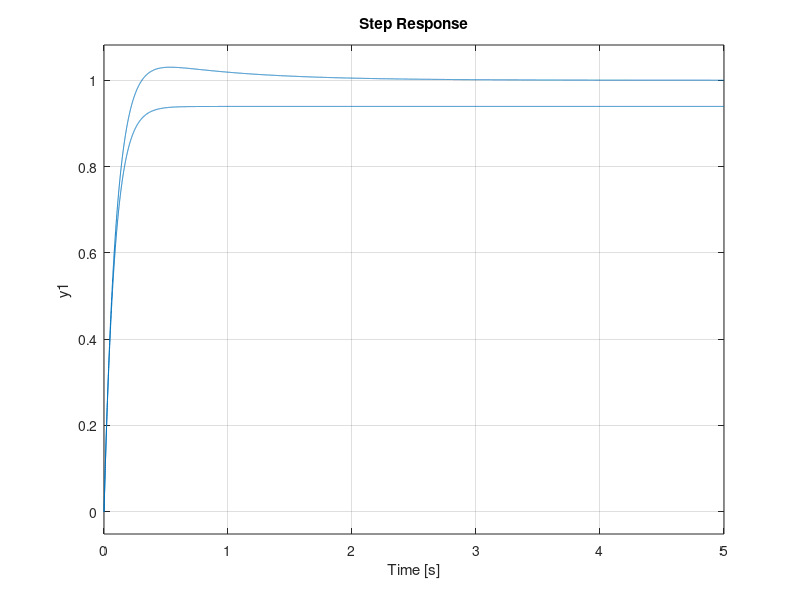

Source code (MATLAB):
% Matlab ci serve per manipolare facilmente le funzioni di trasferimento e
% calcolarne le loro principali caratteristiche (singolarita', guadagno, ecc)
% Servira' per analizzare il comportamento in frequenza dei sistemi
% tracciando diagrammi di Bode, Nyquist e Nichols della sua fdt, dove gli
% ultimi due sono rappresentazioni grafiche orientate all'analisi della
% stabilita' di un sistema retroazionato dall'uscita
% Infine ci permettera' di simulare la risposta del sistema ad un ingresso
% assegnato per verificare che le specifiche siano soddisfatte
%  ___________________________________________________________

% ESEMPIO: Simulazione di un sistema di controllo nel caso di un
% servomotore in corrente continua (vedi immagine)
% Manca il ramo di retroazione che moltiplicava Omega per Km e lo riportava
% indietro sottraendola a Va. La retroazione interna non c'e' piu' perche'
% e' stato inserito un blocco di azionamento del motore che contiene al suo
% interno una retroazione di corrente: la corrente Ia di armatura viene
% fatta passare per una resistenza nota Rs, la tensione ai suoi capi e'
% proporzionale alla corrente; il blocco di azionamento chiude un anello di
% retroazione di controllo di corrente con l'inserimento di un controllore
% di corrente.
% Se consideriamo l'azionamento come un sistema controllato notiamo che
% l'uscita Ia insegue il riferimento V(r,Ia) se il progetto di C(Ia) e' stato
% fatto in maniera adeguata. Ia rimane agganciata all'andamento di V(r,Ia)
% e il contributo della retroazione interna diventa trascurabile perche'
% diventa assimilabile a un disturbo cancellato dagli effetti del controllo
% di corrente.


% Noi come utenti abbiano a disposizione come tensione di ingresso quella
% dell'azionamento V(r,Ia) e come segnale in uscita V_omega erogata dal
% trasduttore
% -> La parte da controllare e' quella in giallo

% Primo obbiettivo: calcolo della fdt del motore (incluso anello di
% corrente) per Tc=0

% E' utile iniziare il file con clear all e close all per "pulire"
% l'ambiente di lavoro
clear variables
close all
clc

% Poiche' lavoreremo con dft, definiamo la variabile complessa s
s=tf('s');

% Assegniamo i valori numerici ai parametri del sistema (nelle appropriate
% unita' di misura) e definiamo CIa(s).
Ra=6;
L=3.24e-3;
Km=0.05335;
J=20e-6;
beta=14e-6;
KD=0.0285;
Kcond=0.67;
Rs=7.525;
A=2.925;
K=1000;
CIa=K/s;   % controllore di corrente

% Calcoliamo la fdt del sistema chiuso in retroazione (fdt tra Vr,Ia(s) e
% Ia(s), indicata come FrIa(s))
% Manualmente puo' essere calcolata come una funzione razionale fratta:
% funzioneRamoDiretto / 1-(funzione d'anello)
% Usiamo il comando  >>  feedback(fdt_ramo_diretto,fdt_retroazione)
% che ci permette di calcolare in maniera "pulita", ovvero effettuando in
% automatico eventuali cancelazioni zeri-poli
% il alternativa, se la calcolassi a mano, poi dovrei applicare
% minreal(sys) per trovare la forma minima
FrIa = feedback(CIa*A/(L*s+Ra),Rs); % con 2 argomenti assumo che la retroazione sia negativa
                                    % se fosse positiva dovrei indicare come 3^ parametro +1
% A questo punto calcoliamo la fdt complessiva
F = FrIa*Km/(J*s+beta)*KD*Kcond

% Quindi per Tc=0 lo schema a blocchi diventa:
%
%   r    _____  ydes     e    ____________    u    ______        y
%  ---->| Kr  |------>O----->| C_omega(s) |------>| F(s) |-----.--->
%       |_____|    +  | _    |____________|       |______|     |
%                     |________________________________________|
%
% con:   ydes = Vr,omega    u = Vr,Ia    y= V_omega

% Simulazione della risposta del sistema ad anello chiuso per diversi
% controllori, considero un riferimento a gradino unitario.
% Consideriamo due tipi di controllore, puramente proporzionale (P) e
% proporzionale-integrativo (PI), che tiene conto di cio' che e' successo in
% passato, mediando nel tempo il segnale d'errore
Kr=1;
Kp=0.4;
C_omega1=Kp; % guadagno proporzionale
Ki=2; % proporzionale all'integrale dell'errore
C_omega2= Kp+Ki/s;

% Calcolo le fdt in catena chiusa che ottengo nei due casi
W1=Kr*feedback(C_omega1*F,1)  % 1 perche' non ho nulla nel ramo in retroazione
W2=Kr*feedback(C_omega2*F,1)

% Applichiamo il gradino unitario con il comando step e vediamo se l'uscita
% insegue il riferimento e come evolve
step(W1,5)
hold on
step(W2,5)
hold off

% Notiamo che in entrambi i casi il sistema e' asintoticamente stabile, ma
% con C_omega=Kp l'uscita a regime converge ad un valore diverso da 1,
% quindi errore non nullo (e=0.205)
% Anche nel transitorio il comportamento e' diverso, con C_omega=Kp+Ki/s si
% ha sovraelongazione (significativa, circa 27%), tempo di assestamento
% maggiore (circa doppio) ma tempo di salita inferiore
% Questa differenza nel comportamento dipende dalla posizione dei poli delle W(s)
% Il comando >> damp(W1)   determina i poli della fdt nella forma "parte
% reale + parte immaginaria" e ne fornisce anche pulsazione naturale e
% fattore di smorzamento
damp(W1)
damp(W2)

% I poli dominanti sono: -3,41e+00 per W1 e -1,70e+00 +- 3,26e+00i per W2,
% quindi ho una coppia di poli complessi coniugati.
% La costante di tempo si determina come 1/|Re(polo)|, quindi circa 1/3 per
% W1 e circa 2/3 per W2. Gli altri poli, avendo parte reale di due ordini di
% grandezza piu' piccola, avranno anche costante di tempo di due ordini di
% grandezza piu' piccola. Le voluzione dei modi associati a questi poli si
% esaurisce prima che sia finito il transitorio del polo dominante.
% Per questo motivo W1 non presenta sovraelongazione
% W2 e' caratterizzato da una coppia di poli complessi coniugati, quindi
% presenta elongazione, che e' elevata perche' presentano un fattore di
% smorzamento basso (<< di radice(2)/2)

%%
% Facendo variare Kp, cosa cambia? (transitorio, asintotica stabilita'...)

% Caso 1:  Kp = 0.8 )

clear all
close all

s=tf('s');

Ra=6;
L=3.24e-3;
Km=0.05335;
J=20e-6;
beta=14e-6;
KD=0.0285;
Kcond=0.67;
Rs=7.525;
A=2.925;
K=1000;
CIa=K/s;

FrIa = feedback(CIa*A/(L*s+Ra),Rs);

F = FrIa*Km/(J*s+beta)*KD*Kcond

Kr=1;
Kp2=0.8;  %   -->   raddoppio, do un'azione di controllo piu' forte
C_omega1=Kp2;
Ki=2;
C_omega2= Kp2+Ki/s;

% Calcolo le fdt in catena chiusa
W1=Kr*feedback(C_omega1*F,1)
W2=Kr*feedback(C_omega2*F,1)

step(W1,5)
hold on
step(W2,5)
hold off
damp(W1)
damp(W2)

% Per W1 l'errore rimane nullo a regime, quindi il valore di Kp non
% influisce, per W2 notiamo che il valore finale e' piu' vicino a quello
% desiderato, errore e quasi dimezzato.
% Si nota che in W2 la sovraelongazione e' minore rispetto a prima e W1
% continua a non presentarla.

% W1 continua ad avere un polo reale dominante, W2 una coppia di poli
% complessi coniugati dominanti; la differenza sta nel fattore di
% smorzamento che e' diventato molto piu' grande (0.832).

%%
% Caso 2:  Kp = 1.6 )

clear all
close all

s=tf('s');

Ra=6;
L=3.24e-3;
Km=0.05335;
J=20e-6;
beta=14e-6;
KD=0.0285;
Kcond=0.67;
Rs=7.525;
A=2.925;
K=1000;
CIa=K/s;

FrIa = feedback(CIa*A/(L*s+Ra),Rs);

F = FrIa*Km/(J*s+beta)*KD*Kcond

Kr=1;
Kp3=1.6;  %   -->   raddoppio di nuovo
C_omega1=Kp3;
Ki=2;
C_omega2= Kp3+Ki/s;

% Calcolo le fdt in catena chiusa
W1=Kr*feedback(C_omega1*F,1)
W2=Kr*feedback(C_omega2*F,1)

step(W1,5)
hold on
step(W2,5)
hold off
damp(W1)
damp(W2)

% Aumentando ancora Kp speriamo di migliorare il valore dell'uscita e
% diminuire la sovraelongazione.
% Dal grafico possiamo vedere che questo funziona.
% Cambiando il valore di Kp abbiamo spostato i poli facendo diminuire il
% fattore di smorzamento

% Si "intuisce" che continuano ad aumentare Kp possiamo ulteriormente
% migliorare il valore dell'uscita e diminuire la sovraelongazione ma,
% dovendo assegnare un valore finito, non si azzerera' mai l'errore
% --> Non e' detto inoltre che si possa aumentare a piacimento Kp senza
% compromettere la stabilita' del sistema


%%
% PRECISIONE A REGIME PERMANENTE

%  Si consideri il consueto schema di controllo:
%                                                         |d
%   r    _____  ydes     e    ______    u    ______      +v      y
%  ---->| Kr  |------>O----->| C(s) |------>| F(s) |----->O----.--->
%       |_____|    +  | _    |______|       |______|    +      |
%                     |________________________________________|
%
% fdt d'anello:  Ga(s) = C(s)*F(s)
% fdt in catena chiusa:  W(s) = y(s)/r(s);  Wy(s) = y(s)/ydes(s)
%
% Supponiamo che l'asintotica stabilita' in catena chiusa sia garantita
% dall'azione del controllore, quindi ci assicura l'esistenza di un regime
% permanente.
% La precisione con cui l'uscita insegue il riferimento e' spesso oggetto
% di specifica. Le specifiche vengono di solito formulate rispetto al
% valore massimo ottenuto in regime permanente, si definisce l'errore
% e=ydes-y  per un dato segnale di riferimento.
% Le famiglie di segnali canonici di riferimento di maggiore interesse
% pratico sono costituiti dai segnali polinomiali e dai segnali sinusoidali
%       r(t) = t^k/k!  ->  r(s) = 1/s^(k+1),   k=0,1,2,...
%       r(t) = sin(omega0*t)  ->  r(s) = omega0/(s^2+omega0^2)
% ad entrambi posso applicare il fattore di scala Kr che mi permette di
% assegnare l'ampiezza desiderata e definire cosi' l'effettiva y desiderata
%
% Usiamo segnali di riferimento polinomiali perche' sono lo strumento
% matematico piu' semplice per definire i principali tipi di comportamento
% che ci aspettiamo di ottenere sul sistema

% ES) k=0, r(t)= epsilon(t) -> ydes(t)=Kr*epsilon(t)
%       L'uscita desiderata e' un gradino di ampiezza Kr
%       Per un sistema meccanico con uscita in posizione corrisponde ad
%       imporre posizione desiderata pari a Kr
%     K=1,  r(t)=t -> ydes(t)=Kr*t
%       L'uscita desiderata e' una rampa di coefficiente angolare Kr.
%       Per un sistema meccanico con uscita in posizione corrisponde ad
%       imporre velocita' dsiderata costante paria  Kr
%     K=2,  r(t)=0.5t^2 -> ydes(t)=0.5Kr*t^2
%       L'uscita desiderata e' un arrco di parabola
%       Per un sistema meccanico con uscita in posizione corrisponde ad
%       imporre accelerazione desiderata costante pari a Kr

% ES) per spostare un braccio robotico dalla posizione iniziale a una
%     posizione finale desiderata viene solitamente utilizzato un profilo
%     di riferimento in posizione di tipo 2-1-2 (cioe' formato dalla
%     sequenza di tre polinomi di ordine 2, 1, 2), generato in modo da
%     rispettare i vincoli di velocita' ed accelerazione massime consentite.
%     Tale profilo corrisponde ad un profilo in velocita' di tipo
%     trapezoidale, ovvero ad un profilo di riferimento in accelerazione
%     formato da una sequenza di gradini.

% Formulare delle richieste sulla capacita' dell'uscita di un sistema di
% inseguire un segnale di riferimento sinusoidale equivale a valutare la
% capacita' di inseguire un segnale generico le cui componenti in frequenza
% sono riconducibili ai segnali sinusoidali considerati.
% Specifiche sull'errore massimo di inseguimento di segnali sinusoidali in
% regime permanente corrispondono a garantire una buona precisione
% all'interno di una banda di pulsazioni di interesse.
